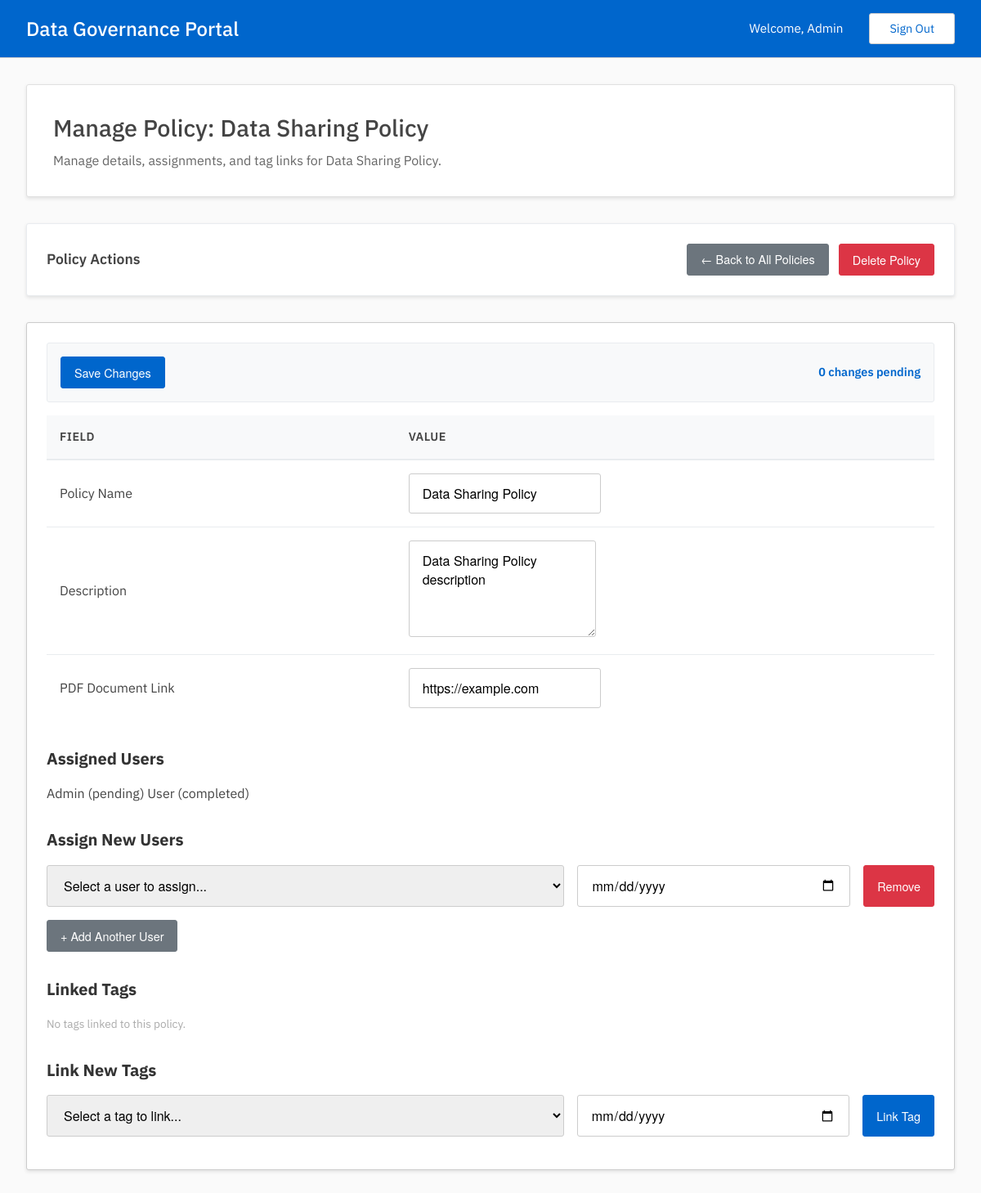
/admin/manage_policies/849e89cf-e3dc-4d91-92c7-126ffeb3e49e (signed in), run on the app's committed database.
### tables this page shows
CREATE TABLE users(
        uuid TEXT UNIQUE NOT NULL PRIMARY KEY,
        email TEXT UNIQUE NOT NULL,
        password_hash TEXT NOT NULL,
        name TEXT NOT NULL,
        is_admin INTEGER NOT NULL DEFAULT 0
        );

CREATE TABLE policies(
        uuid TEXT UNIQUE NOT NULL PRIMARY KEY,
        name TEXT UNIQUE NOT NULL,
        description TEXT,
        pdf_link TEXT
        );

### admin.py (the view, shortened to what this page needs)
@admin.route('/manage_policies/<policy_uuid>', methods=['GET', 'POST'])
@admin_required
def manage_single_policy(policy_uuid):
    policy_result = read_get_policy(uuid=policy_uuid)
    if policy_result['status'] != '200':
        flash('Policy not found.', 'error')
        return redirect(url_for('admin.manage_policies'))
    policy_info = policy_result['data']
    policy_assignments_result = get_assignments_by_policy(policy_uuid)
    policy_info['assignments'] = policy_assignments_result['data'] if policy_assignments_result['status'] == '200' else []
    for assignment in policy_info['assignments']:
        user_info = read_get_user(uuid=assignment['user'])
        assignment['user_name'] = user_info['data']['name'] if user_info['status'] == '200' else 'Unknown User'
        assignment['policy_name'] = policy_info['name'] # Already have policy name
        current_time = int(time())
        if assignment['completed_at']:
            assignment['status'] = 'completed'
        elif (assignment['assigned_at'] + assignment['timeframe_seconds']) < current_time:
            assignment['status'] = 'overdue'
        else:
            assignment['status'] = 'pending'
    all_users_result = read_get_users()
    all_users = all_users_result['data'] if all_users_result['status'] == '200' else []
    assigned_user_uuids = {a['user'] for a in policy_info['assignments']}
    available_users = [u for u in all_users if u['uuid'] not in assigned_user_uuids]
    linked_tags_result = read_get_tag_policies_with_details(tag_uuid=None) # Need to modify this to get by policy_uuid
    all_tag_policies_result = read_get_tag_policies_with_details(tag_uuid=None) # This function needs to be more generic
    linked_tags = [tp for tp in all_tag_policies_result['data'] if tp['policy_uuid'] == policy_uuid] if all_tag_policies_result['status'] == '200' else []
    all_tags_result = read_get_tags()
    all_tags = all_tags_result['data'] if all_tags_result['status'] == '200' else []
    linked_tag_uuids = {lt['tag_uuid'] for lt in linked_tags}
    available_tags = [t for t in all_tags if t['uuid'] not in linked_tag_uuids]
    return render_template('admin/manage_policies/manage_single_policy.html',
                           policy=policy_info,
                           available_users=available_users,
                           available_tags=available_tags,
                           linked_tags=linked_tags)

### auth.py (called while the page is built)
def admin_required(f):
    @wraps(f)
    def wrap(*args, **kwargs):
        if session['user']['is_admin']:
            return f(*args, **kwargs)
        else:
            print("403: User is not an admin.")
            return redirect(url_for('user.dashboard'))
    return wrap

### db.py (called while the page is built, shortened)
def get_conn_curs():
    conn = sqlite3.connect(DATABASE)
    conn.row_factory = sqlite3.Row
    curs = conn.cursor()
    curs.execute("PRAGMA foreign_keys = ON")
    return conn, curs

def commit_close(conn, curs):
    conn.commit()
    curs.close()
    conn.close()

def get_user(uuid=None, email=None):
    conn, curs = get_conn_curs()
    if uuid:
        curs.execute("SELECT * FROM users WHERE uuid = ?", (uuid,))
    elif email:
        curs.execute("SELECT * FROM users WHERE email = ?", (email,))
    user = curs.fetchone()
    commit_close(conn, curs)
    if not user:
        return {
            "status": "404",
            "message": "User not found",
            "data": None
            }
    return {
        "status": "200",
        "message": "User found successfully",
        "data": dict(user)
        }

def get_policy(uuid=None, name=None):
    conn, curs = get_conn_curs()
    if uuid:
        curs.execute("SELECT * FROM policies WHERE uuid = ?", (uuid,))
    elif name:
        curs.execute("SELECT * FROM policies WHERE name = ?", (name,))
    policy = curs.fetchone()
    commit_close(conn, curs)
    if not policy:
        return {
            "status": "404",
            "message": "Policy not found",
            "data": None
            }
    return {
        "status": "200",
        "message": "Policy found successfully",
        "data": dict(policy)
        }

def get_assignments_by_policy(policy_uuid):
    conn, curs = get_conn_curs()
    curs.execute("SELECT * FROM assignments WHERE policy = ?", (policy_uuid,))
    assignments = curs.fetchall()
    commit_close(conn, curs)
    return {
        "status": "200",
        "message": "Assignments found successfully",
        "data": [dict(assignment) for assignment in assignments]
    }

def get_users():
    conn, curs = get_conn_curs()
    curs.execute("SELECT * FROM users")
    users = curs.fetchall()
    commit_close(conn, curs)
    return {
        "status": "200",
        "message": "Users found successfully",
        "data": users
        }

### templates/admin/manage_policies/manage_single_policy.html (shortened to what this page needs)
{% extends "base.html" %}
{% block content %}
<div class="dashboard-header">
    <h2>Manage Policy: {{ policy.name }}</h2>
    <p>Manage details, assignments, and tag links for {{ policy.name }}.</p>
</div>
<div class="quick-actions">
    <h3 class="quick-actions-title">Policy Actions</h3>
    <div class="quick-actions-buttons">
        <a href="{{ url_for('admin.manage_policies') }}" class="btn btn-secondary">
            ← Back to All Policies
        </a>
        <form action="{{ url_for('admin.delete_policy') }}" method="POST" onsubmit="return confirm('Are you sure you want to delete this policy? This will also delete all associated assignments and tag links.');" style="display:inline;">
            <button type="submit" class="btn btn-danger">Delete Policy</button>
        </form>
    </div>
</div>
<div class="table-container">
    <form method="POST" id="singlePolicyManagementForm">
        <div class="bulk-actions">
            <button type="submit" class="btn btn-action" id="saveChangesBtn" disabled>Save Changes</button>
            <span class="selected-count" id="changesCount">0 changes pending</span>
        </div>
        <table class="data-table">
            <thead>
                <tr>
                    <th>Field</th>
                    <th>Value</th>
                </tr>
            </thead>
            <tbody>
                <tr>
                    <td>Policy Name</td>
                    <td>
                        <input type="text" name="name" class="form-input" value="{{ policy.name }}" placeholder="Policy Name" maxlength="100">
                    </td>
                </tr>
                <tr>
                    <td>Description</td>
                    <td>
                        <textarea name="description" class="form-input" placeholder="Policy Description" maxlength="500" rows="4" style="resize: vertical;">{{ policy.description }}</textarea>
                    </td>
                </tr>
                <tr>
                    <td>PDF Document Link</td>
                    <td>
                        <input type="url" name="pdf_link" class="form-input" value="{{ policy.pdf_link }}" placeholder="https://example.com/document.pdf">
                    </td>
                </tr>
            </tbody>
        </table>
        <h3 style="color: #333; margin-top: 2rem; margin-bottom: 1rem; font-size: 1.25rem;">Assigned Users</h3>
        <div class="policies-container">
            {% if policy.assignments %}
                {% for assignment in policy.assignments %}
                    <span class="policy-item" tabindex="0" role="button" data-assignment-uuid="{{ assignment.uuid }}" onclick="markForRemoval(this, 'assignment', '{{ assignment.uuid }}')">
                        {{ assignment.user_name }} ({{ assignment.status }})
                    </span>
                {% endfor %}
            {% else %}
                <span style="color: #aaa; font-size: 0.85rem;">No users assigned to this policy.</span>
            {% endif %}
        </div>
        <h3 style="color: #333; margin-top: 2rem; margin-bottom: 1rem; font-size: 1.25rem;">Assign New Users</h3>
        <div id="newUserAssignments">
            <div class="new-assignment-row" style="display: flex; gap: 1rem; margin-bottom: 1rem;">
                <select name="new_assignment_user_uuid" class="form-input new-assignment-user-select" style="flex: 2;" onchange="handleUserSelection(this)">
                    <option value="">Select a user to assign...</option>
                </select>
                <input type="date" name="new_assignment_due_date_0" class="form-input" style="flex: 1;">
                <button type="button" class="btn btn-danger" onclick="removeAssignmentRow(this)">Remove</button>
            </div>
        </div>
        <button type="button" class="btn btn-secondary" onclick="addAssignmentRow()">+ Add Another User</button>
        <h3 style="color: #333; margin-top: 2rem; margin-bottom: 1rem; font-size: 1.25rem;">Linked Tags</h3>
        <div class="tags-container">
            {% if linked_tags %}
                {% for tag_policy in linked_tags %}
                    <span class="tag-item" data-tag-policy-uuid="{{ tag_policy.uuid }}" onclick="markForRemoval(this, 'tag_policy', '{{ tag_policy.uuid }}')">
                        {{ tag_policy.tag_name }} (Due: {{ tag_policy.due_date | timestamp_to_date }})
                    </span>
                {% endfor %}
            {% else %}
                <span style="color: #aaa; font-size: 0.85rem;">No tags linked to this policy.</span>
            {% endif %}
        </div>
        <h3 style="color: #333; margin-top: 2rem; margin-bottom: 1rem; font-size: 1.25rem;">Link New Tags</h3>
        <div style="display: flex; gap: 1rem; margin-bottom: 1rem;">
            <select name="new_tag_to_link" class="form-input" style="flex: 2;">
                <option value="">Select a tag to link...</option>
            </select>
            <input type="date" name="new_tag_link_due_date" class="form-input" style="flex: 1;">
            <button type="button" class="btn btn-action" onclick="linkTag()" {% if not available_tags %}disabled{% endif %}>Link Tag</button>
        </div>
    </form>
</div>
{% endblock %}

### templates/base.html (shortened to what this page needs)
<!DOCTYPE html>
<html lang="en">
<head>
    <link rel="stylesheet" href="{{ url_for('static', filename='styles.css') }}">
</head>
<body>
    {% if session.get('user') %}
    <header class="header">
        <div class="header-content">
            <div class="header-left">
                <h1>Data Governance Portal</h1>
            </div>
            <div class="header-right">
                <span class="welcome-text">Welcome, {{ session['user']['name'] }}</span>
                <a href="{{ url_for('login') }}" class="sign-out-btn">Sign Out</a>
            </div>
        </div>
    </header>
    {% endif %}
    <main class="main-content">
        {% block content %}{% endblock %}
    </main>
</body>
</html>

### static/styles.css (style rules this page uses)
* { margin: 0; padding: 0; box-sizing: border-box; }
body { font-family: 'IBM Plex Sans'; color: #444; line-height: 1.42; min-height: 100vh; display: flex; flex-direction: column; background-color: #fafafa; }
.header { background-color: #06c; color: white; padding: 1rem 0; box-shadow: rgba(0,0,0,0.2) 0 2px 8px; border-bottom: 1px solid #ccc; }
.header-content { max-width: 1200px; margin: 0 auto; color: white; padding: 0 2rem; display: flex; justify-content: space-between; align-items: center; }
.header-left { display: flex; align-items: center; gap: 0.5rem; }
.header h1 { font-size: 1.5rem; font-weight: 500; color: white; }
.header-right { display: flex; align-items: center; gap: 2rem; }
.welcome-text { font-size: 0.95rem; color: white; }
.sign-out-btn { background-color: transparent; color: #06c; border: 1px solid #ccc; padding: 0.5rem 1.5rem; border-radius: 3px; text-decoration: none; transition: all 0.3s ease; font-size: 0.9rem; background-color: white; }
.main-content { flex: 1; max-width: 1200px; width: 100%; margin: 0 auto; background-color: #fafafa; padding: 2rem; }
.form-input { padding: 0.75rem 1rem; border: 1px solid #ccc; border-radius: 3px; font-size: 1rem; transition: border-color 0.3s ease; font-family: 'Helvetica Neue', 'Helvetica', 'Arial', sans-serif; }
.dashboard-header { background-color: white; padding: 2rem; border-radius: 3px; margin-bottom: 2rem; box-shadow: rgba(0,0,0,0.1) 0 2px 4px; border: 1px solid #e0e0e0; }
.dashboard-header h2 { color: #444; font-size: 1.8rem; margin-bottom: 0.5rem; font-weight: 500; }
.dashboard-header p { color: #666; font-size: 1rem; }
.table-container { background-color: white; border-radius: 3px; padding: 1.5rem; box-shadow: rgba(0,0,0,0.1) 0 2px 4px; border: 1px solid #ccc; overflow-x: auto; }
.data-table { width: 100%; border-collapse: collapse; }
.data-table th { background-color: #f8f9fa; color: #444; font-weight: 600; text-align: left; padding: 1rem; border-bottom: 2px solid #e9ecef; font-size: 0.9rem; text-transform: uppercase; letter-spacing: 0.5px; }
.data-table td { padding: 1rem; border-bottom: 1px solid #e9ecef; color: #444; }
.data-table tr:last-child td { border-bottom: none; }
.btn { padding: 0.5rem 1rem; border-radius: 3px; text-decoration: none; font-size: 0.9rem; cursor: pointer; transition: all 0.3s ease; border: 1px solid transparent; display: inline-block; text-align: center; font-family: 'Helvetica Neue', 'Helvetica', 'Arial', sans-serif; }
.btn-action { background-color: #06c; color: white; border-color: #06c; }
.btn-secondary { background-color: #6c757d; color: white; border-color: #6c757d; }
.btn-danger { background-color: #dc3545; color: white; border-color: #dc3545; }
.bulk-actions { display: flex; gap: 1rem; align-items: center; margin-bottom: 1rem; padding: 1rem; background: #f8f9fa; border-radius: 3px; border: 1px solid #e9ecef; }
.selected-count { color: #06c; font-weight: 600; font-size: 0.9rem; margin-left: auto; }
.quick-actions { background: white; border-radius: 3px; padding: 1.5rem; margin-bottom: 2rem; box-shadow: rgba(0,0,0,0.1) 0 2px 4px; border: 1px solid #e9ecef; display: flex; justify-content: space-between; align-items: center; flex-wrap: wrap; gap: 1rem; }
.quick-actions-title { font-size: 1.1rem; font-weight: 600; color: #444; }
.quick-actions-buttons { display: flex; gap: 0.75rem; flex-wrap: wrap; }

### data on the page
users: user.name "Admin", user_name "Admin"
policies: name "Data Sharing Policy", description "Data Sharing Policy description", pdf_link "https://example.com"
users: user_name "User"

### other printed values
{{ assignment.status }} "pending" "completed"
